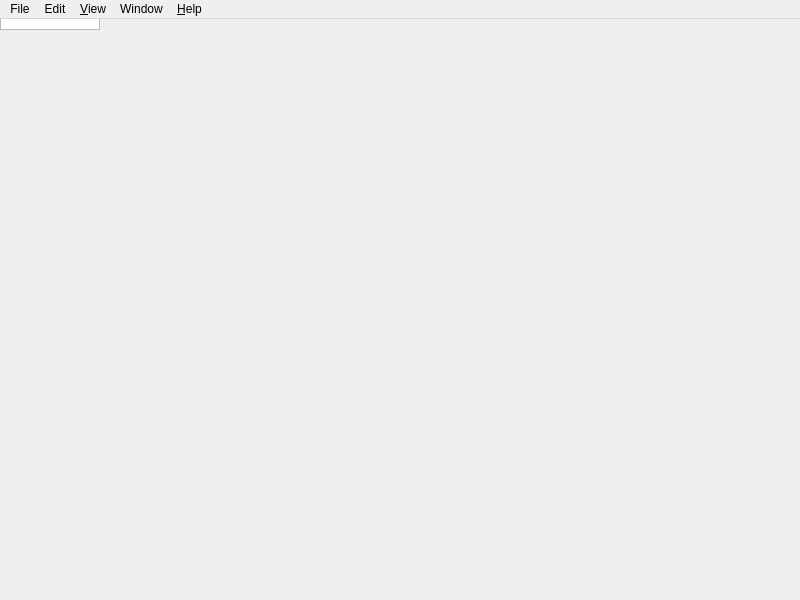
<?xml version="1.0" encoding="UTF-8"?>
<ui version="4.0">
 <class>Notepad</class>
 <widget class="QMainWindow" name="Notepad">
  <property name="geometry">
   <rect>
    <x>0</x>
    <y>0</y>
    <width>800</width>
    <height>600</height>
   </rect>
  </property>
  <property name="windowTitle">
   <string>Untitled notepad</string>
  </property>
  <widget class="QTextEdit" name="editor"/>
  <widget class="QMenuBar" name="menuBar">
   <property name="geometry">
    <rect>
     <x>0</x>
     <y>0</y>
     <width>800</width>
     <height>37</height>
    </rect>
   </property>
   <widget class="QMenu" name="menu_edit">
    <property name="title">
     <string>Edit</string>
    </property>
    <addaction name="action_undo"/>
    <addaction name="action_redo"/>
    <addaction name="separator"/>
    <addaction name="action_cut"/>
    <addaction name="action_copy"/>
    <addaction name="action_paste"/>
    <addaction name="separator"/>
    <addaction name="action_select_all"/>
    <addaction name="action_save_selection"/>
    <addaction name="separator"/>
    <addaction name="action_find"/>
    <addaction name="action_find_again"/>
   </widget>
   <widget class="QMenu" name="menu_view">
    <property name="title">
     <string>&amp;View</string>
    </property>
    <addaction name="action_font"/>
    <addaction name="separator"/>
    <addaction name="action_increase_size"/>
    <addaction name="action_decrease_size"/>
    <addaction name="separator"/>
    <addaction name="action_reset_size"/>
   </widget>
   <widget class="QMenu" name="menu_window">
    <property name="title">
     <string>Window</string>
    </property>
    <addaction name="action_maximize"/>
    <addaction name="action_minimize"/>
    <addaction name="action_restore"/>
    <addaction name="separator"/>
    <addaction name="action_close_window"/>
    <addaction name="action_close_all_notepad_windows"/>
   </widget>
   <widget class="QMenu" name="menu_help">
    <property name="title">
     <string>&amp;Help</string>
    </property>
    <addaction name="action_visit_api_guide"/>
    <addaction name="action_visit_bug_reports"/>
    <addaction name="action_about"/>
   </widget>
   <widget class="QMenu" name="menu_file">
    <property name="title">
     <string>File</string>
    </property>
    <addaction name="action_close"/>
    <addaction name="separator"/>
    <addaction name="action_save"/>
    <addaction name="action_save_as"/>
    <addaction name="separator"/>
    <addaction name="action_global_preferences"/>
    <addaction name="separator"/>
    <addaction name="action_print"/>
    <addaction name="separator"/>
    <addaction name="action_quit"/>
   </widget>
   <addaction name="menu_file"/>
   <addaction name="menu_edit"/>
   <addaction name="menu_view"/>
   <addaction name="menu_window"/>
   <addaction name="menu_help"/>
  </widget>
  <action name="action_save">
   <property name="text">
    <string>&amp;Save</string>
   </property>
   <property name="shortcut">
    <string>Ctrl+S</string>
   </property>
  </action>
  <action name="action_save_as">
   <property name="text">
    <string>Save &amp;As...</string>
   </property>
   <property name="shortcut">
    <string>Ctrl+Shift+S</string>
   </property>
  </action>
  <action name="action_save_selection">
   <property name="text">
    <string>Save Selection...</string>
   </property>
  </action>
  <action name="action_print">
   <property name="text">
    <string>&amp;Print...</string>
   </property>
   <property name="shortcut">
    <string>Ctrl+P</string>
   </property>
  </action>
  <action name="action_global_preferences">
   <property name="text">
    <string>&amp;Global Preferences...</string>
   </property>
   <property name="shortcut">
    <string>Ctrl+,</string>
   </property>
   <property name="menuRole">
    <enum>QAction::MenuRole::PreferencesRole</enum>
   </property>
  </action>
  <action name="action_undo">
   <property name="text">
    <string>&amp;Undo</string>
   </property>
   <property name="shortcut">
    <string>Ctrl+Z</string>
   </property>
  </action>
  <action name="action_cut">
   <property name="text">
    <string>Cu&amp;t</string>
   </property>
   <property name="shortcut">
    <string>Ctrl+X</string>
   </property>
  </action>
  <action name="action_copy">
   <property name="text">
    <string>&amp;Copy</string>
   </property>
   <property name="shortcut">
    <string>Ctrl+C</string>
   </property>
  </action>
  <action name="action_paste">
   <property name="text">
    <string>&amp;Paste</string>
   </property>
   <property name="shortcut">
    <string>Ctrl+V</string>
   </property>
  </action>
  <action name="action_select_all">
   <property name="text">
    <string>Select &amp;All</string>
   </property>
   <property name="shortcut">
    <string>Ctrl+A</string>
   </property>
  </action>
  <action name="action_find">
   <property name="text">
    <string>&amp;Find...</string>
   </property>
   <property name="shortcut">
    <string>Ctrl+F</string>
   </property>
  </action>
  <action name="action_find_again">
   <property name="text">
    <string>Find Again</string>
   </property>
   <property name="shortcut">
    <string>Ctrl+Shift+F</string>
   </property>
  </action>
  <action name="action_minimize">
   <property name="text">
    <string>&amp;Minimize</string>
   </property>
   <property name="shortcut">
    <string>Ctrl+M</string>
   </property>
  </action>
  <action name="action_close_all_notepad_windows">
   <property name="text">
    <string>Close A&amp;ll Notepad Windows</string>
   </property>
  </action>
  <action name="action_maximize">
   <property name="text">
    <string>Maximize</string>
   </property>
   <property name="shortcut">
    <string>Ctrl+Alt+Z</string>
   </property>
  </action>
  <action name="action_restore">
   <property name="text">
    <string>Restore</string>
   </property>
  </action>
  <action name="action_visit_bug_reports">
   <property name="text">
    <string>Report a &amp;Bug</string>
   </property>
  </action>
  <action name="action_redo">
   <property name="text">
    <string>Redo</string>
   </property>
   <property name="shortcut">
    <string>Ctrl+Y, Ctrl+Shift+Z</string>
   </property>
  </action>
  <action name="action_visit_api_guide">
   <property name="text">
    <string>API Guide</string>
   </property>
  </action>
  <action name="action_quit">
   <property name="text">
    <string>Quit SmushClient</string>
   </property>
   <property name="shortcut">
    <string>Ctrl+Q</string>
   </property>
   <property name="visible">
    <bool>true</bool>
   </property>
   <property name="menuRole">
    <enum>QAction::MenuRole::QuitRole</enum>
   </property>
  </action>
  <action name="action_close_window">
   <property name="text">
    <string>Close Window</string>
   </property>
   <property name="shortcut">
    <string>Ctrl+Shift+W</string>
   </property>
  </action>
  <action name="action_close">
   <property name="text">
    <string>Close</string>
   </property>
   <property name="shortcut">
    <string>Ctrl+W</string>
   </property>
  </action>
  <action name="action_font">
   <property name="text">
    <string>Font...</string>
   </property>
  </action>
  <action name="action_increase_size">
   <property name="text">
    <string>Increase Size</string>
   </property>
   <property name="shortcut">
    <string>Ctrl+=</string>
   </property>
  </action>
  <action name="action_decrease_size">
   <property name="text">
    <string>Decrease Size</string>
   </property>
   <property name="shortcut">
    <string>Ctrl+-</string>
   </property>
  </action>
  <action name="action_about">
   <property name="text">
    <string>About SmushClient</string>
   </property>
  </action>
  <action name="action_reset_size">
   <property name="text">
    <string>Reset Size</string>
   </property>
   <property name="shortcut">
    <string>Ctrl+0</string>
   </property>
  </action>
 </widget>
 <resources/>
 <connections/>
</ui>
